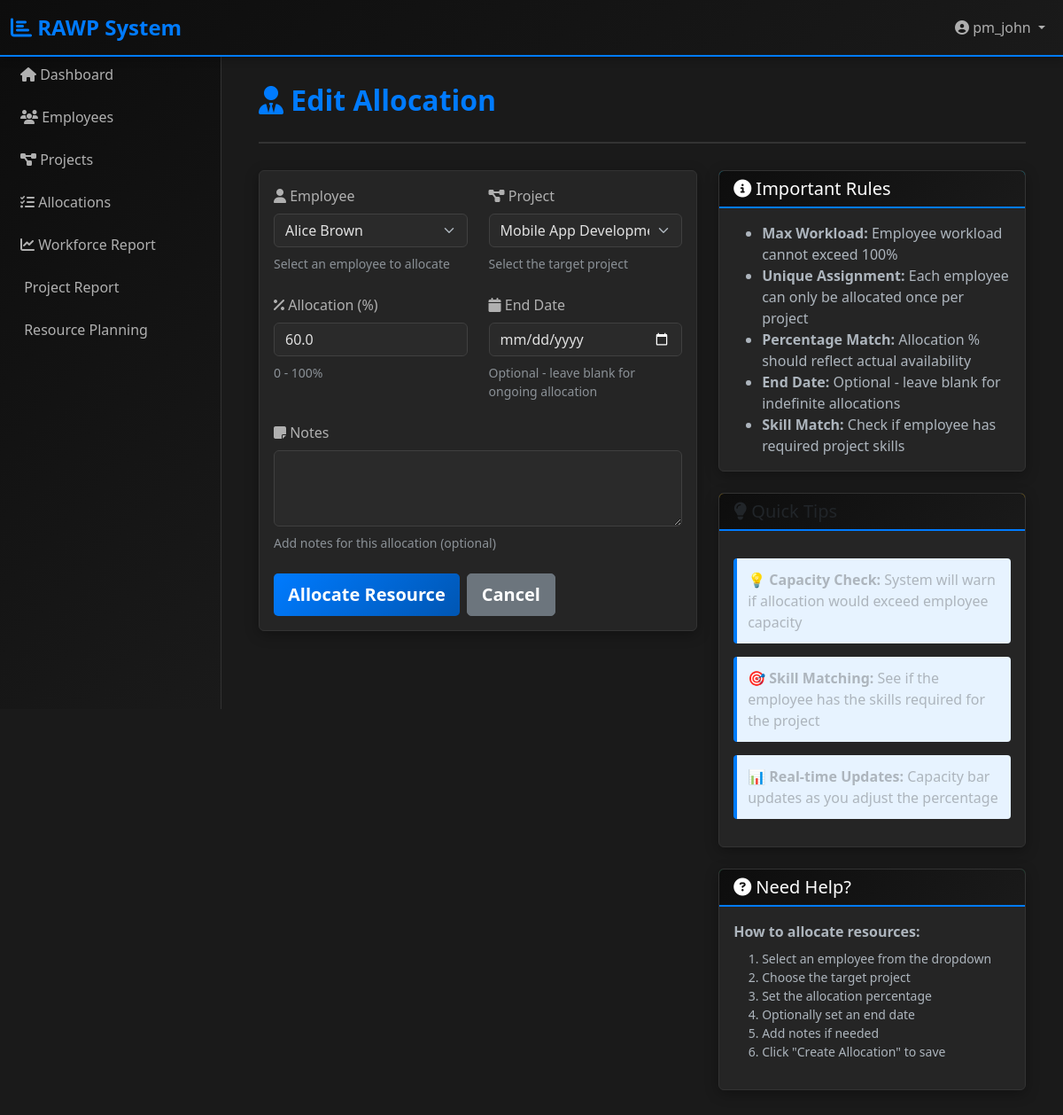
Screenshot of /allocations/1/edit (signed in) with the database file from the repository.
### app/models.py (models this page shows, shortened)
class User(UserMixin, db.Model):
    __tablename__ = 'users'
    id = db.Column(db.Integer, primary_key=True)
    username = db.Column(db.String(80), unique=True, nullable=False)
    email = db.Column(db.String(120), unique=True, nullable=False)
    password_hash = db.Column(db.String(255), nullable=False)
    role = db.Column(db.Enum(Role), nullable=False, default=Role.EMPLOYEE)
    is_active = db.Column(db.Boolean, default=True)
    created_at = db.Column(db.DateTime, default=datetime.utcnow)
    updated_at = db.Column(db.DateTime, default=datetime.utcnow, onupdate=datetime.utcnow)
    employee = db.relationship('Employee', backref='user', uselist=False, cascade='all, delete-orphan')
    audit_logs = db.relationship('AuditLog', backref='user', lazy=True, cascade='all, delete-orphan')

class ResourceAllocation(db.Model):
    __tablename__ = 'resource_allocations'
    id = db.Column(db.Integer, primary_key=True)
    employee_id = db.Column(db.Integer, db.ForeignKey('employees.id'), nullable=False)
    project_id = db.Column(db.Integer, db.ForeignKey('projects.id'), nullable=False)
    allocation_percentage = db.Column(db.Float, nullable=False)  # 0-100%
    allocation_date = db.Column(db.Date, default=lambda: datetime.utcnow().date())
    end_date = db.Column(db.Date)
    notes = db.Column(db.Text)
    allocated_by = db.Column(db.Integer, db.ForeignKey('users.id'))
    created_at = db.Column(db.DateTime, default=datetime.utcnow)
    updated_at = db.Column(db.DateTime, default=datetime.utcnow, onupdate=datetime.utcnow)
    allocator = db.relationship('User', foreign_keys=[allocated_by], backref='allocations_created')
    __table_args__ = (db.UniqueConstraint('employee_id', 'project_id', name='unique_emp_proj'),)

### app/routes/allocations.py (the view)
@allocations_bp.route('/<int:allocation_id>/edit', methods=['GET', 'POST'])
@login_required
@require_role('Admin', 'Project Manager', 'HR Manager')
def edit_allocation(allocation_id):
    allocation = ResourceAllocation.query.get_or_404(allocation_id)
    form = ResourceAllocationForm()
    if form.validate_on_submit():
        try:
            employee = Employee.query.get(form.employee.data)
            old_percentage = allocation.allocation_percentage
            new_percentage = form.allocation_percentage.data
            if new_percentage > old_percentage:
                additional = new_percentage - old_percentage
                if not employee.can_add_more_work(additional):
                    current_workload = employee.get_current_workload()
                    available = 100 - current_workload + old_percentage
                    flash(f'Cannot allocate {new_percentage}%. Employee has {available}% capacity available.', 'danger')
                    return redirect(url_for('allocations.edit_allocation', allocation_id=allocation_id))
            allocation.allocation_percentage = new_percentage
            allocation.end_date = form.end_date.data
            allocation.notes = form.notes.data
            db.session.commit()
            log_audit('UPDATE', 'ResourceAllocation', allocation.id, {
                'old_percentage': old_percentage,
                'new_percentage': new_percentage
            })
            flash('Allocation updated successfully!', 'success')
            return redirect(url_for('allocations.view_allocation', allocation_id=allocation.id))
        except Exception as e:
            db.session.rollback()
            flash(f'Error updating allocation: {str(e)}', 'danger')
    elif request.method == 'GET':
        form.employee.data = allocation.employee_id
        form.project.data = allocation.project_id
        form.allocation_percentage.data = allocation.allocation_percentage
        form.end_date.data = allocation.end_date
        form.notes.data = allocation.notes
    return render_template('allocations/form.html',
                         title='Edit Allocation',
                         form=form,
                         action='Edit',
                         allocation=allocation)

### app/templates/allocations/form.html (shortened to what this page needs)
{% extends "base.html" %}
{% block content %}
<div class="container-fluid">
    <div class="page-header">
        <h1 class="page-title"><i class="fas fa-user-tie"></i> {{ title }}</h1>
    </div>
    <div class="row">
        <div class="col-lg-7">
            <div class="card">
                <div class="card-body">
                    <form method="POST" novalidate id="allocationForm">
                        <div class="row">
                            <div class="col-md-6 mb-4">
                                <label class="form-label"><i class="fas fa-user"></i> {{ form.employee.label }}</label>
                                {{ form.employee(class="form-select" + (" is-invalid" if form.employee.errors else ""), id="employeeSelect", onchange="updateCapacity()") }}
                                <small class="text-muted d-block mt-2">Select an employee to allocate</small>
                            </div>
                            <div class="col-md-6 mb-4">
                                <label class="form-label"><i class="fas fa-project-diagram"></i> {{ form.project.label }}</label>
                                {{ form.project(class="form-select" + (" is-invalid" if form.project.errors else ""), id="projectSelect", onchange="updateProjectInfo()") }}
                                <small class="text-muted d-block mt-2">Select the target project</small>
                            </div>
                        </div>
                        <div class="row">
                            <div class="col-md-6 mb-4">
                                <label class="form-label"><i class="fas fa-percent"></i> {{ form.allocation_percentage.label }}</label>
                                {{ form.allocation_percentage(class="form-control" + (" is-invalid" if form.allocation_percentage.errors else ""), id="allocationInput", type="number", min="0", max="100", onchange="updateCapacity()", oninput="updateCapacity()") }}
                                <small class="text-muted d-block mt-2">0 - 100%</small>
                            </div>
                            <div class="col-md-6 mb-4">
                                <label class="form-label"><i class="fas fa-calendar"></i> {{ form.end_date.label }}</label>
                                {{ form.end_date(class="form-control" + (" is-invalid" if form.end_date.errors else "")) }}
                                <small class="text-muted d-block mt-2">Optional - leave blank for ongoing allocation</small>
                            </div>
                        </div>
                        <div class="mb-4">
                            <label class="form-label"><i class="fas fa-sticky-note"></i> {{ form.notes.label }}</label>
                            {{ form.notes(class="form-control" + (" is-invalid" if form.notes.errors else ""), rows=3) }}
                            <small class="text-muted d-block mt-2">Add notes for this allocation (optional)</small>
                        </div>
                        <div class="d-flex gap-2">
                            {{ form.submit(class="btn btn-primary btn-lg") }}
                            <a href="{{ url_for('allocations.list_allocations') }}" class="btn btn-secondary btn-lg">Cancel</a>
                        </div>
                    </form>
                </div>
            </div>
        </div>
        <div class="col-lg-5">
            <div class="card mb-4">
                <div class="card-header bg-info text-white">
                    <h5 class="mb-0"><i class="fas fa-info-circle"></i> Important Rules</h5>
                </div>
                <div class="card-body">
                    <ul class="mb-0">
                        <li><strong>Max Workload:</strong> Employee workload cannot exceed 100%</li>
                        <li><strong>Unique Assignment:</strong> Each employee can only be allocated once per project</li>
                        <li><strong>Percentage Match:</strong> Allocation % should reflect actual availability</li>
                        <li><strong>End Date:</strong> Optional - leave blank for indefinite allocations</li>
                        <li><strong>Skill Match:</strong> Check if employee has required project skills</li>
                    </ul>
                </div>
            </div>
            <div class="card mb-4">
                <div class="card-header bg-warning text-dark">
                    <h5 class="mb-0"><i class="fas fa-lightbulb"></i> Quick Tips</h5>
                </div>
                <div class="card-body">
                    <div class="info-box">
                        <strong>💡 Capacity Check:</strong> System will warn if allocation would exceed employee capacity
                    </div>
                    <div class="info-box">
                        <strong>🎯 Skill Matching:</strong> See if the employee has the skills required for the project
                    </div>
                    <div class="info-box">
                        <strong>📊 Real-time Updates:</strong> Capacity bar updates as you adjust the percentage
                    </div>
                </div>
            </div>
            <div class="card">
                <div class="card-header bg-success text-white">
                    <h5 class="mb-0"><i class="fas fa-question-circle"></i> Need Help?</h5>
                </div>
                <div class="card-body">
                    <p class="mb-2"><strong>How to allocate resources:</strong></p>
                    <ol class="small">
                        <li>Select an employee from the dropdown</li>
                        <li>Choose the target project</li>
                        <li>Set the allocation percentage</li>
                        <li>Optionally set an end date</li>
                        <li>Add notes if needed</li>
                        <li>Click "Create Allocation" to save</li>
                    </ol>
                </div>
            </div>
        </div>
    </div>
</div>
{% endblock %}

### app/templates/base.html (shortened to what this page needs)
<!DOCTYPE html>
<html lang="en">
<head>
    <link href="https://cdn.jsdelivr.net/npm/bootstrap@5.3.0/dist/css/bootstrap.min.css" rel="stylesheet">
    <link href="https://cdnjs.cloudflare.com/ajax/libs/font-awesome/6.4.0/css/all.min.css" rel="stylesheet">
</head>
<body data-bs-theme="dark">
    <nav class="navbar navbar-expand-lg sticky-top">
        <div class="container-fluid">
            <a class="navbar-brand" href="{{ url_for('main.dashboard') }}">
                <i class="fas fa-chart-bar"></i> RAWP System
            </a>
            <div class="collapse navbar-collapse" id="navbarNav">
                <ul class="navbar-nav ms-auto">
                    {% if current_user.is_authenticated %}
                    <li class="nav-item dropdown">
                        <a class="nav-link dropdown-toggle" href="#" id="userMenu" role="button" data-bs-toggle="dropdown">
                            <i class="fas fa-user-circle"></i> {{ current_user.username }}
                        </a>
                    </li>
                    {% else %}
                    <li class="nav-item">
                        <a class="nav-link" href="{{ url_for('auth.login') }}">Login</a>
                    </li>
                    {% endif %}
                </ul>
            </div>
        </div>
    </nav>
    {% if current_user.is_authenticated %}
    <div class="sidebar">
        <nav class="nav flex-column">
            <a class="nav-link" href="{{ url_for('main.dashboard') }}">
                <i class="fas fa-home"></i> Dashboard
            </a>
            {% if current_user.role.value in ['Admin', 'HR Manager', 'Project Manager', 'Top Management'] %}
            <a class="nav-link" href="{{ url_for('employees.list_employees') }}">
                <i class="fas fa-users"></i> Employees
            </a>
            {% endif %}
            {% if current_user.role.value in ['Admin', 'Project Manager', 'Top Management', 'HR Manager'] %}
            <a class="nav-link" href="{{ url_for('projects.list_projects') }}">
                <i class="fas fa-project-diagram"></i> Projects
            </a>
            {% endif %}
            {% if current_user.role.value in ['Admin', 'Project Manager', 'HR Manager', 'Top Management'] %}
            <a class="nav-link" href="{{ url_for('allocations.list_allocations') }}">
                <i class="fas fa-tasks"></i> Allocations
            </a>
            {% endif %}
            {% if current_user.role.value in ['Admin', 'Top Management', 'HR Manager', 'Project Manager'] %}
            <a class="nav-link" href="{{ url_for('main.workforce_report') }}">
                <i class="fas fa-chart-line"></i> Workforce Report
            </a>
            {% endif %}
            {% if current_user.role.value in ['Admin', 'Top Management', 'HR Manager', 'Project Manager'] %}
            <a class="nav-link" href="{{ url_for('main.project_report') }}">
                 Project Report
            </a>
            {% endif %}
            {% if current_user.role.value in ['Admin', 'Top Management', 'HR Manager', 'Project Manager'] %}
            <a class="nav-link" href="{{ url_for('main.resource_planning') }}">
                 Resource Planning
            </a>
            {% endif %}
        </nav>
    </div>
    {% endif %}
    <div class="main-content">
        {% block content %}{% endblock %}
    </div>
</body>
</html>

### rows the page displays
User: username "pm_john"
ResourceAllocation: employee "Alice Brown", project "Mobile App Development", allocation_percentage "60.0"

### other values shown
{{ title }} "Edit Allocation"
